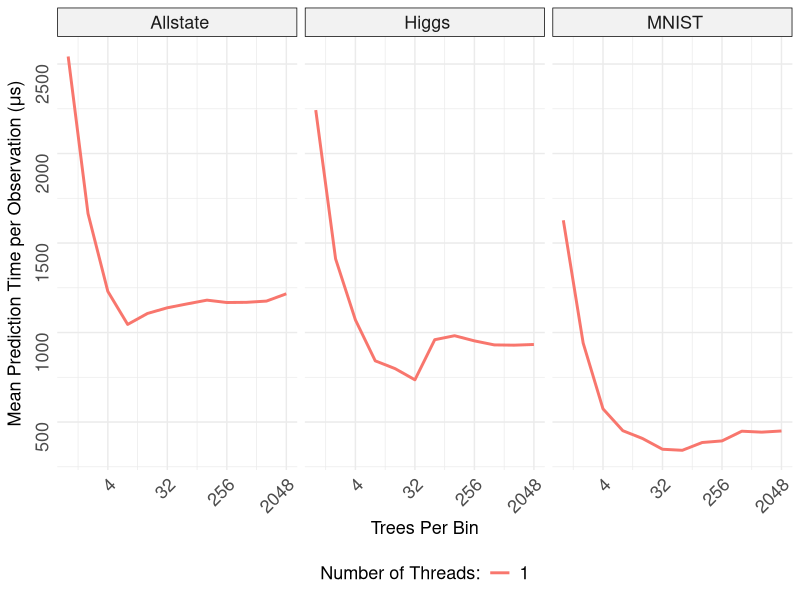

The R script that drew this image:
# ---
# title: "Test speed-up and scale-up of R-Rerf against xg and ranger"
# author: "James Browne"
# date: "Oct 10 2017"
# output: html_document
# ---
library(ggplot2)
library(plyr)

data_summary <- function(data, varname, groupnames){
      require(plyr)
  summary_func <- function(x, col){
          c(mean = median(x[[col]], na.rm=TRUE),
                  sd = sd(x[[col]], na.rm=TRUE))
    }
    data_sum<-ddply(data, groupnames, .fun=summary_func,
                                      varname)
    data_sum <- rename(data_sum, c("mean" = varname))
     return(data_sum)
}


mydata <- read.csv(file="experiment3.csv", header=FALSE)

z <- mydata$V3 == " MNIST"
mydata[z,]$V7 <- mydata[z,]$V7/10000
z <- mydata$V3 == " Higgs"
mydata[z,]$V7 <- mydata[z,]$V7/25000
z <- mydata$V3 == " Allstate"
mydata[z,]$V7 <- mydata[z,]$V7/50000

mydata$V8 <- as.factor(mydata$V8)

mydata <- data_summary(mydata, varname="V7",groupnames=c("V3", "V5", "V8"))
#mydata <- mydata[mydata$V6!=6,]

leg <- theme(legend.text = element_text(size = 13), legend.title=element_text(size = 13), plot.title = element_text(size = 16,  face="bold"), axis.title.x = element_text(size=13), axis.text.x = element_text(size=13), axis.title.y = element_text(size=13), axis.text.y = element_text(size=13), strip.text.x = element_text(size=13), strip.text.y = element_text(size=13))

p <- ggplot(mydata, aes(x=V5, y=V7, group=V8, color=V8)) + geom_line(size=1)
  


p <- p + scale_fill_brewer(palette="Paired") + theme_minimal()
#p <- p + scale_colour_manual(name="Depth")

#p <- p + scale_colour_manual(name="Number of Threads")
p <- p + theme(legend.position="bottom")
p <- p + labs(x = "Trees Per Bin", y =expression(paste("Mean Prediction Time per Observation (", mu, "s)")))
p <- p + leg
p <- p + scale_x_continuous(trans='log2')
#p <- p + scale_y_continuous(trans='log2')
p <- p + facet_grid(. ~ V3)
p <- p + theme(strip.background = element_rect(fill="grey95"))
p <- p + theme(axis.text.x = element_text(angle = 45, hjust = 1), axis.text.y = element_text(angle=90, hjust=1))
p <- p + labs(color="Number of Threads:")
png(file="depthAndStripe.png")
print(p)
dev.off()

